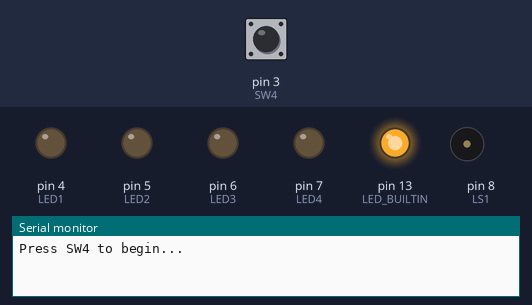
Recording of a sketch running on a simulated Arduino Nano, built with avr-gcc and run on an emulated ATmega328P. On the bench: output pins drawn as LEDs (lit = HIGH), buzzer (waves = sounding), the last lines printed to the serial monitor. The test bench sets the inputs (shaded band); at power-on: pin 3 (SW4) HIGH.

Above: at 3.11 s.
3.2 s: pin 3 (SW4) pulled LOW for 0.15 s
At 3.21 s:
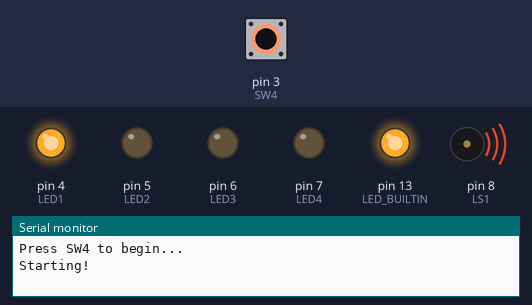
At 5.5 s:
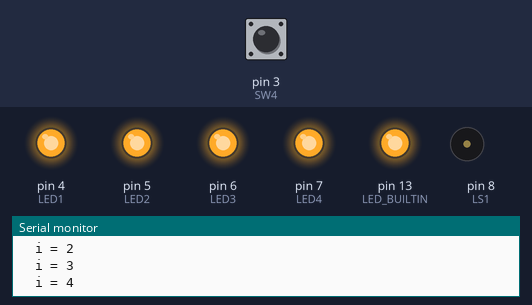
Timing chart, 0 to 8.3 s (numbered marks = the images above; inputs shaded):
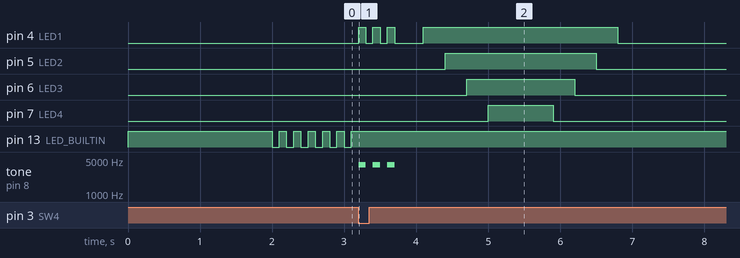

The sketch:

B07_Morse_Code_Project.ino
```cpp
/* ================================================================================
Beginner Activity 7: Counted Loops [Activity_B07_Counted_Loops.ino]
Version: 1.2
Updated: November 24, 2026

Platform: mirobo.tech BEAPER Nano circuit (any configuration)
Requires: BEAPERNano_v1_2.h header file
=================================================================================*/
// IMPORTANT: Make sure that BEAPERNano_v1_2.h is added as a tab in this project.
#include "BEAPERNano_v1_2.h"   // Define BEAPER Nano I/O devices

// ---- Program Constants ----------------
const int FLASH_DELAY = 100;
const int STEP_DELAY = 300;

// ---- Program Variables ----------------
bool SW4_pressed = false;

void setup()
{
    // Configure Arduino Nano ESP32 status LED as output
    pinMode(LED_BUILTIN, OUTPUT);
    digitalWrite(LED_BUILTIN, HIGH);    // Status LED on

    // Configure BEAPER Nano LEDs as outputs
    pinMode(LED1, OUTPUT);
    pinMode(LED2, OUTPUT);
    pinMode(LED3, OUTPUT);
    pinMode(LED4, OUTPUT);

    // Configure BEAPER Nano pushbuttons as inputs
    pinMode(SW1, INPUT_PULLUP);
    pinMode(SW2, INPUT_PULLUP);
    pinMode(SW3, INPUT_PULLUP);
    pinMode(SW4, INPUT_PULLUP);

    Serial.begin(9600);                 // Initialize serial output for debugging
    delay(2000);                        // Give the Serial Monitor time to connect

    // Wait for SW4 to begin
    Serial.println("Press SW4 to begin...");
    while (!SW4_pressed)
    {
        digitalWrite(LED_BUILTIN, !digitalRead(LED_BUILTIN));   // Toggle status LED
        delay(FLASH_DELAY);
        SW4_pressed = (digitalRead(SW4) == LOW);
    }
    digitalWrite(LED_BUILTIN, HIGH);
    Serial.println("Starting!");

    // Part 1: Repeat a done signal three times using a for loop
    Serial.println("Part 1: for loop repeat");
    for (int i = 0; i < 3; i++)
    {
        digitalWrite(LED1, HIGH);
        tone(LS1, 4000, FLASH_DELAY);
        delay(FLASH_DELAY);
        digitalWrite(LED1, LOW);
        delay(FLASH_DELAY);
    }

    delay(STEP_DELAY);

    // Part 2: Count up through LEDs using the loop variable
    Serial.println("Part 2: count up");
    for (int i = 1; i < 5; i++)
    {
        Serial.print("  i = ");
        Serial.println(i);
        digitalWrite(LED1, i >= 1 ? HIGH : LOW);
        digitalWrite(LED2, i >= 2 ? HIGH : LOW);
        digitalWrite(LED3, i >= 3 ? HIGH : LOW);
        digitalWrite(LED4, i >= 4 ? HIGH : LOW);
        delay(STEP_DELAY);
    }

    delay(STEP_DELAY);

    // Part 3: Count down through LEDs using a negative step
    Serial.println("Part 3: count down");
    for (int i = 4; i > 0; i--)
    {
        Serial.print("  i = ");
        Serial.println(i);
        digitalWrite(LED1, i >= 1 ? HIGH : LOW);
        digitalWrite(LED2, i >= 2 ? HIGH : LOW);
        digitalWrite(LED3, i >= 3 ? HIGH : LOW);
        digitalWrite(LED4, i >= 4 ? HIGH : LOW);
        delay(STEP_DELAY);
    }

    // All LEDs off
    digitalWrite(LED1, LOW);
    digitalWrite(LED2, LOW);
    digitalWrite(LED3, LOW);
    digitalWrite(LED4, LOW);
    Serial.println("Done!");
}

void loop()
{
    // Program completes in setup() for this activity.
    // See Extension Activity 1 to restructure using loop().
}


/* =============================================================================
Guided Exploration
================================================================================

In Activity 6, Extension Activity 1 asked you to replace three manual
repetitions with a while loop. The while loop required you to manage
a loop control variable yourself - declare and initialize it before the
loop, check it in the condition, and update it inside the loop body.

The for loop structure is designed specifically for situations where the
number of iterations is known in advance. It packages the initialize,
check, and update steps into a single header line, leaving you to focus
on what the loop body should do. This activity explores the for loop and
the three standard ways to control its range and direction.

--------------------------------------------------------------------------------
GE 1 - The for loop header
--------------------------------------------------------------------------------

Look at Part 1 of this program:

Example code:

for (int i = 0; i < 3; i++)
{
    digitalWrite(LED1, HIGH);
    tone(LS1, 4000, FLASH_DELAY);
    delay(FLASH_DELAY);
    digitalWrite(LED1, LOW);
    delay(FLASH_DELAY);
}

The for loop header 'for (int i = 0; i < 3; i++)' contains three
parts separated by semicolons, each corresponding to one of the steps
from Activity 6's loop control variable pattern:

int i = 0    // Initialize: declare i and set it to 0
i < 3        // Check: keep looping while i is less than 3
i++          // Update: add 1 to i after each iteration

The code runs the initialize step once before the loop starts,
checks the condition before each iteration, and runs the update step
after each iteration automatically, without you having to place
these steps in the right locations yourself.

Add a Serial.println() inside the Part 1 loop to print the value of i
on each iteration. Run the program and observe the Serial Monitor
output. Does i have the values you expected? Compare this for loop
with the while loop solution you wrote in Activity 6 Extension
Activity 1. What does the for loop handle automatically that your
while loop required you to do manually?

--------------------------------------------------------------------------------
GE 2 - Starting from a different value, and the ternary operator
--------------------------------------------------------------------------------

GE 1 shows the loop index variable starting from zero - a typical starting
point since its value isn't used by any other part of the program code. The
index variable is only used internally to count loop iterations.

Part 2 of the program starts the for loop at 1 instead of 0, and that
enables the index variable to be used for more than just loop counting:

Example code:

for (int i = 1; i < 5; i++)

Part 2 starts the loop index at 1, and stops it before 5, producing the values
1, 2, 3, 4. This lets the loop index values match the LED numbers on
the circuit board - a nice usability benefit!

Look at how i is used inside the Part 2 loop body:

Example code:

digitalWrite(LED1, i >= 1 ? HIGH : LOW);
digitalWrite(LED2, i >= 2 ? HIGH : LOW);
digitalWrite(LED3, i >= 3 ? HIGH : LOW);
digitalWrite(LED4, i >= 4 ? HIGH : LOW);

The ternary operator '?' is used here as a compact way to choose between
HIGH and LOW based on a comparison - you will learn more about it in the
intermediate activities, but for now you can read 'i >= 1 ? HIGH :
LOW' as meaning 'HIGH if i >= 1, otherwise LOW'.

When i is 1, only LED1 is lit. For what other values is LED1 lit? Trace
through all four values of i (1, 2, 3, 4) and describe which LEDs you
expect to be lit for each value.

Run the program to verify your prediction. Was it correct?

--------------------------------------------------------------------------------
GE 3 - Counting downward
--------------------------------------------------------------------------------

Part 3 counts downward by changing the for loop header:

Example code:

for (int i = 4; i > 0; i--)

Instead of i++ (which adds 1), this uses i-- (which subtracts 1). The
condition i > 0 stops the loop before i reaches 0, producing the
values 4, 3, 2, 1.

Why does the sequence stop at 1 and not at 0? What would you change
to make it include 0 as well?

Try counting down in steps of 2 by replacing i-- with i -= 2, and
changing the stop condition to i > -1:

Example code:

for (int i = 4; i > -1; i -= 2)

What values does i take? What do the LEDs show? Add a Serial.println()
inside the loop to verify your prediction.

--------------------------------------------------------------------------------
GE 4 - Naming the loop variable
--------------------------------------------------------------------------------

The loop variable in a for loop doesn't have to be named 'i'. That
name is just a common convention, but any name works and a descriptive
name is often preferable. In Part 2, naming the variable 'led' instead of 'i' would
make the loop's purpose immediately clearer:

Example code:

for (int led = 1; led < 5; led++)

Try renaming i to led in the Part 2 loop. Does the program still work
identically? When would you choose a descriptive name like 'led' or
'count' over the conventional 'i'?

As a preview of something you'll explore in the intermediate
activities: Arduino C supports arrays, which allow you to store
multiple values under one name and access them by index. The
BEAPERNano_v1_2.h header file defines an array of LED pin numbers called
LEDS[], so you can write:

Example code:

for (int i = 0; i < 4; i++)
{
    digitalWrite(LEDS[i], HIGH);
    delay(STEP_DELAY);
}

...and the loop will control each LED in turn without individual
digitalWrite() calls for each one. Arrays and indexed access are
covered fully in the intermediate activities.

An array can hold string values too, and you can iterate over each
character in the string the same way each LED was, above:

Example code:

char message[] = "abc";
for (int i = 0; message[i] != '\0'; i++) {
    Serial.print(message[i]);
}

The loop will run until the message character is '\0', the null
character used to terminate a string of characters in an array.
Try it. How many times does the loop run? What does each iteration
print? You'll use this exact pattern - iterating directly over a
string of symbols - in this activity's project.

--------------------------------------------------------------------------------
GE 5 - for vs. while
--------------------------------------------------------------------------------

A for loop and a while loop can often solve the same problem. Here is
the Part 1 for loop rewritten as a while loop:

Example code:

int count = 0;
while (count < 3)
{
    digitalWrite(LED1, HIGH);
    tone(LS1, 4000, FLASH_DELAY);
    delay(FLASH_DELAY);
    digitalWrite(LED1, LOW);
    delay(FLASH_DELAY);
    count++;
}

And here is a while loop equivalent for the Part 2 for loop:

Example code:

int i = 1;
while (i < 5)
{
    digitalWrite(LED1, i >= 1 ? HIGH : LOW);
    digitalWrite(LED2, i >= 2 ? HIGH : LOW);
    digitalWrite(LED3, i >= 3 ? HIGH : LOW);
    digitalWrite(LED4, i >= 4 ? HIGH : LOW);
    delay(STEP_DELAY);
    i++;
}

Both approaches produce identical results. When would you choose a
for loop over a while loop, and when would a while loop be the better
choice? Think about what each one communicates to someone reading
your code.

--------------------------------------------------------------------------------
GE 6 - Nested for loops
--------------------------------------------------------------------------------

A for loop can be placed inside another for loop - this is called
nesting. Here is a simple example to try in setup():

Example code:

for (int led = 1; led < 5; led++)
{
    for (int flash = 0; flash < led; flash++)
    {
        digitalWrite(LED1, led >= 1 ? HIGH : LOW);
        digitalWrite(LED2, led >= 2 ? HIGH : LOW);
        digitalWrite(LED3, led >= 3 ? HIGH : LOW);
        digitalWrite(LED4, led >= 4 ? HIGH : LOW);
        delay(FLASH_DELAY);
        digitalWrite(LED1, LOW);
        digitalWrite(LED2, LOW);
        digitalWrite(LED3, LOW);
        digitalWrite(LED4, LOW);
        delay(FLASH_DELAY);
    }
    delay(STEP_DELAY);
}

Before running it, trace through the loop values and predict what you
will see. For each value of 'led', how many times does the inner loop
run? What does the pattern look like?

Run the program to check your prediction. Print both loop variables
to the Serial Monitor to help verify your understanding of what is
happening at each step.


================================================================================
Extension Activities
================================================================================

For loops are the right tool when the number of iterations is known
in advance. Before starting each program below, think about which
loop type fits each part of the problem - a for loop where the count
is fixed, and a while loop where the program needs to wait for
something to happen or respond to changing conditions.

--------------------------------------------------------------------------------
EA 1 - Rewrite Activity 6 with counted loops
--------------------------------------------------------------------------------

Rewrite the Activity 6 starter program, replacing only the parts that
are naturally expressed as counted loops. The wait-for-SW4 loop
should remain a while loop - explain in a comment why it cannot be
replaced with a for loop. The countdown should become a for loop
counting downward, and the done signal should become a for loop that
repeats three times.

How much shorter is the rewritten version compared to the Activity 6
original? Which version do you find easier to read?

--------------------------------------------------------------------------------
EA 2 - Animated bar graph
--------------------------------------------------------------------------------

Create an LED bar graph that fills from left to right and then
empties from right to left, repeating continuously. Use two for loops
- one to fill and one to empty - and adjust the step delay to find a
speed that looks smooth.

Extend the program so that SW3 speeds up the animation and SW2 slows
it down, using a variable delay that changes with each button press.
What minimum and maximum values make sense?

--------------------------------------------------------------------------------
EA 3 - Structured LED display
--------------------------------------------------------------------------------

Use nested for loops to create a structured LED display. The outer
loop should select each LED in sequence (LED1 through LED4), and the
inner loop should flash that LED a number of times equal to its
position in the sequence (LED1 flashes once, LED2 flashes twice, LED3
three times, LED4 four times). Add a short pause between each LED's
flashes and a longer pause between LEDs.

Once this works, add a second pass in reverse order using a second
pair of nested loops, so the full sequence goes 1-2-3-4 flashes and
then 4-3-2-1 flashes before repeating.

--------------------------------------------------------------------------------
EA 4 - Binary counter
--------------------------------------------------------------------------------

Create a binary counter that uses the four LEDs to display the binary
representation of numbers from 0 to 15. Use a for loop to count from
0 to 15, and for each value light the LEDs to show its binary
representation:

 - LED1 represents the 1s place (bit 0)
 - LED2 represents the 2s place (bit 1)
 - LED3 represents the 4s place (bit 2)
 - LED4 represents the 8s place (bit 3)

Hint: Arduino C's bitwise AND operator '&' and right-shift operator
'>>' can help extract individual bits from a number:

Example code:

for (int i = 0; i < 16; i++)
{
    digitalWrite(LED1, (i >> 0) & 1 ? HIGH : LOW);  // bit 0
    digitalWrite(LED2, (i >> 1) & 1 ? HIGH : LOW);  // bit 1
    digitalWrite(LED3, (i >> 2) & 1 ? HIGH : LOW);  // bit 2
    digitalWrite(LED4, (i >> 3) & 1 ? HIGH : LOW);  // bit 3
    delay(STEP_DELAY);
}

Use Serial.print() to display each number's decimal value in the
Serial Monitor alongside the LED display. What is the highest number
the four LEDs can represent?

--------------------------------------------------------------------------------
Project: Morse Code
--------------------------------------------------------------------------------

Looking for a bigger challenge that pulls these ideas together?
B07_Morse_Code_Project is a separate, open-ended project file that
asks you to encode a message of your choice as Morse code using LED
flashes and tones, iterating over a sequence with a for loop. It's
provided as a skeleton with TODOs rather than a finished program -
a good next step if you'd like to build your skills and design
your own program.

*/
```

Source omitted: BEAPERNano_v1_2.h (11771 bytes)

Measured:
- after the input at 3.2 s, pin 4 (LED1): LOW → HIGH at once, → LOW 0.10 s later, → HIGH 0.10 s later, → LOW 0.10 s later, … (8 changes in this stretch); pin 5 (LED2): LOW → HIGH after 1.2 s, → LOW 2.1 s later
